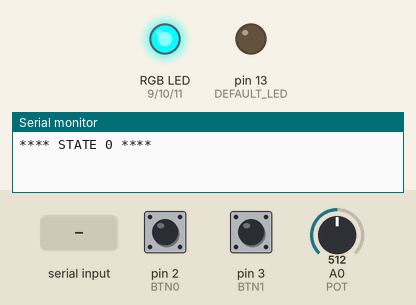
A sketch run on a simulated Arduino Uno, built with avr-gcc and run on an emulated ATmega328P. On the bench: an RGB LED mixed from three pins (HIGH = lit), output pins drawn as LEDs (lit = HIGH), the last lines printed to the serial monitor. The inputs (shaded band) are chosen by the test bench; at power-on: pin 2 (BTN0) HIGH, A0 (POT) = 512, pin 3 (BTN1) HIGH.

Above: at 1.2 s.
1.3 s: pin 2 (BTN0) pulled LOW for 0.15 s
At 2.6 s:
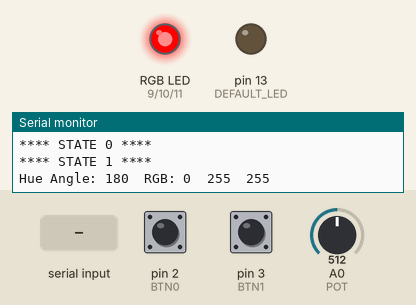
2.9 s: A0 (POT) set to 716
At 3.2 s:
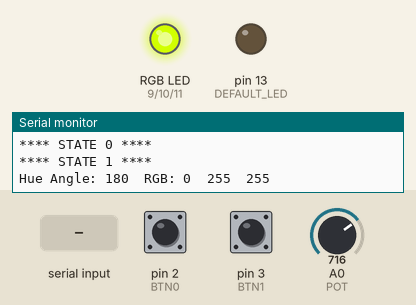
4.4 s: pin 2 (BTN0) pulled LOW for 1 s
At 6.4 s:
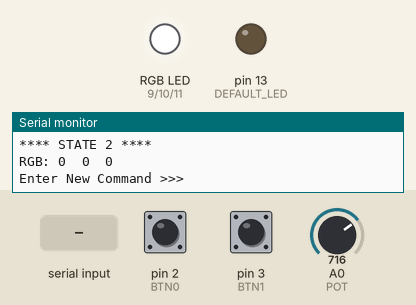
6.9 s: "b127\n" received over Serial
At 8.6 s:
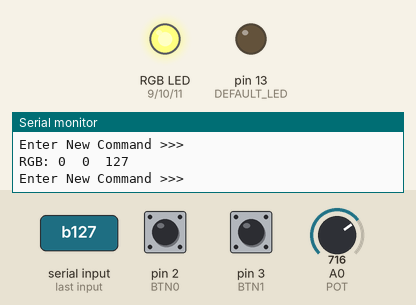
9.4 s: "r255\n" received over Serial
At 11.6 s:
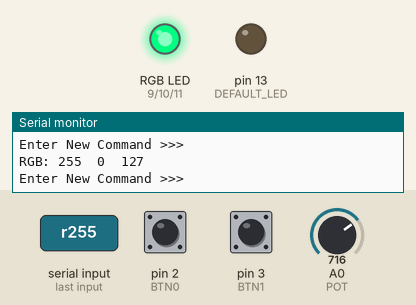
11.9 s: pin 2 (BTN0) pulled LOW for 0.15 s
At 13.3 s:
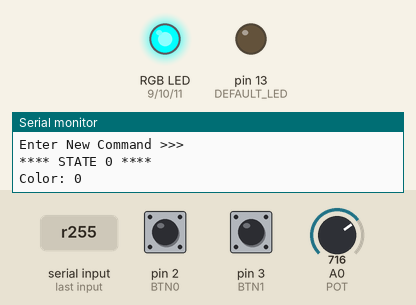
Timing chart, 0 to 14.5 s (numbered marks = the images above; inputs shaded):
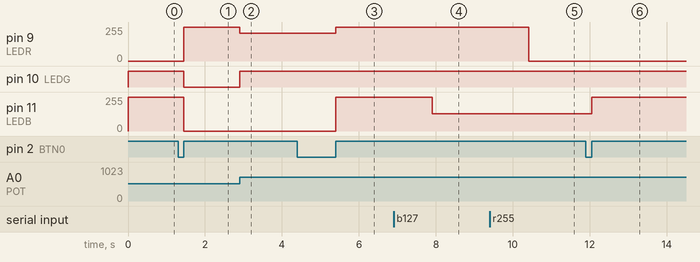

Measured:
- after the input at 1.3 s, pin 9 (LEDR): 0/255 → 255/255 after 0.15 s; pin 10 (LEDG): HIGH → LOW after 0.15 s; pin 11 (LEDB): 255/255 → 0/255 after 0.15 s
- after the input at 2.9 s, pin 9 (LEDR): 255/255 → 209/255 at once; pin 10 (LEDG): LOW → HIGH at once
- after the input at 4.4 s, pin 9 (LEDR): 209/255 → 255/255 after 1.0 s; pin 11 (LEDB): 0/255 → 255/255 after 1.0 s
- after the input at 6.9 s, pin 11 (LEDB): 255/255 → 128/255 after 1.0 s
- after the input at 9.4 s, pin 9 (LEDR): 255/255 → 0/255 after 1.0 s
- after the input at 11.9 s, pin 11 (LEDB): 128/255 → 255/255 after 0.15 s

The sketch:

TeamA_hvhavlen_Task6.ino
```cpp
/**
    16-650 Systems Engineering
    Task 6: Microcontroller Familiarization

    @author Heethesh Vhavle
    @version 1.1
    @date 11-NOV-2018

    ------------ STATE MACHINE DESCRIPTION ------------

    State 1: The colour of the LED cycles as follows:
             Red-Yellow-Green-Cyan-Blue-Magenta

    State 2: The hue angle of the LED changes

    State 3: Please send commands from the terminal.
             Valid commands: "r255" "g0" "b127"
             Invalid command cases:
             1. Value greater out of range: "r500" --> Limits within [0, 255]
             2. Value not a number: "rxy" --> Resets LED value to 0
             3. Invalid channel: "y100" --> Ignored
*/

/************************** MACROS **************************/

#define DEFAULT_LED 13
#define BTN0 2
#define BTN1 3
#define LEDR 9
#define LEDG 10
#define LEDB 11
#define POT A0

#define DEBOUNCE_DELAY 50

/************************** GLOBALS **************************/

// Colors
enum class Color { red, yellow, green, cyan, blue, magenta, on, off };

// State machine
struct State
{
    int current = 0;
    int color = 0;
    int rgb[3] = { 0, 0, 0 };
};

volatile State state;
volatile bool STATE_UPDATED = false;

// Button states
struct Button
{
    int state;
    int last_state = LOW;
    int time = millis();
};

volatile Button button0;
volatile Button button1;

/************************** RGB LED **************************/

void hue2rgb(float hue, int* rgb)
{
    hue = hue / 60.0;
    float hue_flr = floor(hue);
    int hue_mod = (int) hue_flr % 6;
    float diff = hue - hue_flr;
    int a = (int) ((1 - diff) * 255.0);
    int b = (int) (diff * 255.0);

    if      (hue_mod == 0) { rgb[0] = 255; rgb[1] = b; rgb[2] = 0; }
    else if (hue_mod == 1) { rgb[0] = a; rgb[1] = 255; rgb[2] = 0; }
    else if (hue_mod == 2) { rgb[0] = 0; rgb[1] = 255; rgb[2] = b; }
    else if (hue_mod == 3) { rgb[0] = 0; rgb[1] = a; rgb[2] = 255; }
    else if (hue_mod == 4) { rgb[0] = b; rgb[1] = 0; rgb[2] = 255; }
    else if (hue_mod == 5) { rgb[0] = 255; rgb[1] = 0; rgb[2] = a; }
}

void set_rgb_digital(int r, int g, int b)
{
    digitalWrite(LEDR, !r);
    digitalWrite(LEDG, !g);
    digitalWrite(LEDB, !b);
}

void set_rgb_analog(int r, int g, int b)
{
    analogWrite(LEDR, 255 - r);
    analogWrite(LEDG, 255 - g);
    analogWrite(LEDB, 255 - b);
}

void set_rgb_color(Color color)
{
    switch (color)
    {
        case Color::red:
            set_rgb_digital(1, 0, 0); break;
        case Color::yellow:
            set_rgb_digital(1, 1, 0); break;
        case Color::green:
            set_rgb_digital(0, 1, 0); break;
        case Color::cyan:
            set_rgb_digital(0, 1, 1); break;
        case Color::blue:
            set_rgb_digital(0, 0, 1); break;
        case Color::magenta:
            set_rgb_digital(1, 0, 1); break;
        case Color::on:
            set_rgb_digital(1, 1, 1); break;
        case Color::off:
            set_rgb_digital(0, 0, 0); break;
    }
}

void rgb_init()
{
    // Set pin mode
    pinMode(LEDR, OUTPUT);
    pinMode(LEDG, OUTPUT);
    pinMode(LEDB, OUTPUT);

    // Set default state
    digitalWrite(LEDR, HIGH);
    digitalWrite(LEDG, HIGH);
    digitalWrite(LEDB, HIGH);
}

/************************** BUTTONS **************************/

void button0_isr()
{
    // Debounce handling
    noInterrupts();
    button0.state = digitalRead(BTN0);
    if (button0.state == button0.last_state) { button0.time = millis(); return; }
    if (!button0.state) button0.time = millis();
    if (button0.state && (millis()-button0.time > DEBOUNCE_DELAY))
    {
        button0.time = millis();

        // Update state
        STATE_UPDATED = true;
    }

    button0.last_state = button0.state;
    delay(5);
    interrupts();
}

void button1_isr()
{
    // Debounce handling
    noInterrupts();
    button1.state = digitalRead(BTN1);
    if (button1.state == button1.last_state) { button1.time = millis(); return; }
    if (!button1.state) button1.time = millis();
    if (button1.state && (millis()-button1.time > DEBOUNCE_DELAY))
    {
        button1.time = millis();

        // Update mode
        if (state.current == 0)
        {
            state.color++;
            if (state.color > 5) state.color = 0;

            // Display state
            Serial.print("Color: "); Serial.println(state.color);
        }
    }

    button1.last_state = button1.state;
    delay(5);
    interrupts();
}

void button_init()
{
    // Set pin mode
    pinMode(BTN0, INPUT_PULLUP);
    pinMode(BTN1, INPUT_PULLUP);

    // Attach interrupts
    attachInterrupt(digitalPinToInterrupt(BTN0), button0_isr, CHANGE);
    attachInterrupt(digitalPinToInterrupt(BTN1), button1_isr, CHANGE);
}

/************************** STATE MACHINE **************************/

void state0_handler()
{
    set_rgb_color((Color) state.color);
}

void state1_handler(bool debug=false)
{
    int rgb[3] = { 0, 0, 0 };
    int hue = analogRead(POT);

    // Convert analog value to RGB
    hue = map(hue, 0, 1023, 0, 360);
    hue2rgb((float) hue, rgb);

    // Set PWM values for RGB
    set_rgb_analog(rgb[0], rgb[1], rgb[2]);

    if (debug)
    {
        Serial.print("Hue Angle: "); Serial.print(hue); Serial.print('\t');
        Serial.print("RGB: "); Serial.print(rgb[0]); Serial.print('\t');
        Serial.print(rgb[1]); Serial.print('\t'); Serial.println(rgb[2]);
        delay(50);
    }
}

void state2_handler()
{
    // Load previous state
    set_rgb_analog(state.rgb[0], state.rgb[1], state.rgb[2]);

    // Wait for new command
    Serial.println("Enter New Command >>>");
    while (Serial.available() == 0)
    {
        if (state.current != 2 || STATE_UPDATED) return;
    }
    delay(10); // Wait for entire string to be received

    // Read string
    String command = Serial.readString();
    Serial.flush();
    command.trim();
    // Serial.println(command);

    String val = command.substring(1, command.length());

    if (command.startsWith("r")) state.rgb[0] = constrain(val.toInt(), 0, 255);
    if (command.startsWith("g")) state.rgb[1] = constrain(val.toInt(), 0, 255);
    if (command.startsWith("b")) state.rgb[2] = constrain(val.toInt(), 0, 255);

    // Debug
    Serial.print("RGB: "); Serial.print(state.rgb[0]); Serial.print('\t');
    Serial.print(state.rgb[1]); Serial.print('\t'); Serial.println(state.rgb[2]);

    set_rgb_analog(state.rgb[0], state.rgb[1], state.rgb[2]);
}

void state_update()
{
    // Reset flag
    STATE_UPDATED = false;

    // Update state
    state.current++;
    if (state.current > 2) state.current = 0;

    // Reset LED
    set_rgb_color(Color::off);

    // Display state
    Serial.println(""); Serial.print("**** STATE ");
    Serial.print(state.current); Serial.println(" ****");

    // Display state
    if (state.current == 0)
    {
        Serial.print("Color: "); Serial.println(state.color);
    }
    if (state.current == 1)
    {
        state1_handler(true);
    }
    if (state.current == 2)
    {
        Serial.print("RGB: "); Serial.print(state.rgb[0]); Serial.print('\t');
        Serial.print(state.rgb[1]); Serial.print('\t'); Serial.println(state.rgb[2]);
    }
}

void state_handler()
{
    if (state.current == 0) state0_handler();
    if (state.current == 1) state1_handler();
    if (state.current == 2) state2_handler();
}

/************************** MAIN **************************/

void setup()
{
    rgb_init();
    button_init();
    pinMode(DEFAULT_LED, OUTPUT);
    Serial.begin(9600);

    // Display state
    Serial.println(""); Serial.print("**** STATE ");
    Serial.print(state.current); Serial.println(" ****");
}

void loop()
{
    if (STATE_UPDATED) state_update();
    state_handler();
}
```
